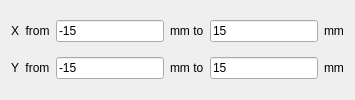
                    <widget class="QWidget" name="page_7">
                     <layout class="QGridLayout" name="gridLayout_8">
                      <item row="0" column="0">
                       <widget class="QLabel" name="label_139">
                        <property name="text">
                         <string>X  from</string>
                        </property>
                       </widget>
                      </item>
                      <item row="0" column="1">
                       <widget class="QLineEdit" name="ledFloodXfrom">
                        <property name="text">
                         <string>-15</string>
                        </property>
                       </widget>
                      </item>
                      <item row="0" column="2">
                       <widget class="QLabel" name="label_214">
                        <property name="text">
                         <string>mm to</string>
                        </property>
                       </widget>
                      </item>
                      <item row="0" column="3">
                       <widget class="QLineEdit" name="ledFloodXto">
                        <property name="text">
                         <string>15</string>
                        </property>
                       </widget>
                      </item>
                      <item row="0" column="4">
                       <widget class="QLabel" name="label_243">
                        <property name="text">
                         <string>mm</string>
                        </property>
                       </widget>
                      </item>
                      <item row="1" column="0">
                       <widget class="QLabel" name="label_245">
                        <property name="text">
                         <string>Y  from</string>
                        </property>
                       </widget>
                      </item>
                      <item row="1" column="1">
                       <widget class="QLineEdit" name="ledFloodYfrom">
                        <property name="text">
                         <string>-15</string>
                        </property>
                       </widget>
                      </item>
                      <item row="1" column="2">
                       <widget class="QLabel" name="label_246">
                        <property name="text">
                         <string>mm to</string>
                        </property>
                       </widget>
                      </item>
                      <item row="1" column="3">
                       <widget class="QLineEdit" name="ledFloodYto">
                        <property name="text">
                         <string>15</string>
                        </property>
                       </widget>
                      </item>
                      <item row="1" column="4">
                       <widget class="QLabel" name="label_244">
                        <property name="text">
                         <string>mm</string>
                        </property>
                       </widget>
                      </item>
                     </layout>
                    </widget>
